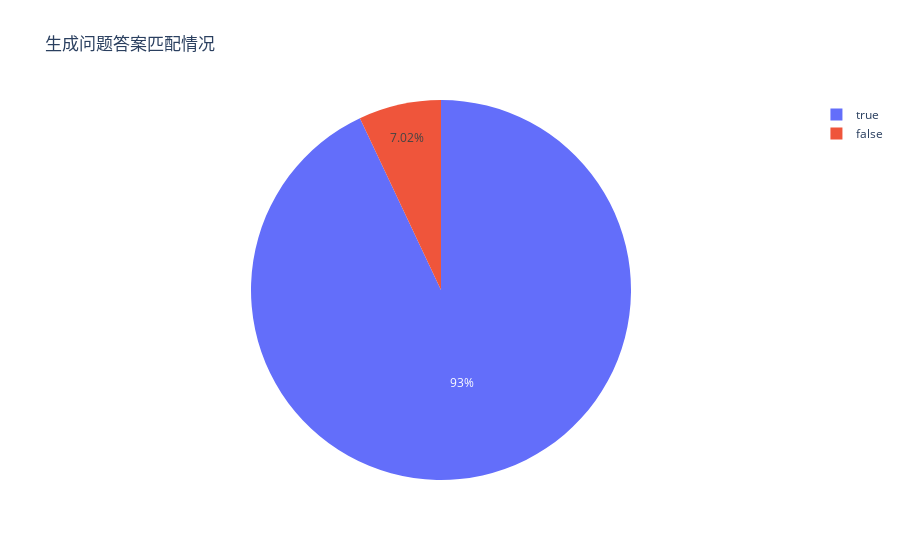

Here is the notebook cell this chart was saved with:
### Code cell
plot_pie_chart_from_db("QA_GEN-10281207", "match", "生成问题答案匹配情况")

### Figure 1 — Plotly figure (JSON) as saved in the notebook; plotly's stock layout.template omitted (floating-point values rounded to 4 significant figures)
{"data": [{"domain": {"x": [0, 1], "y": [0, 1]}, "hovertemplate": "match=%{label}<br>count=%{value}<extra></extra>", "labels": [true, false], "legendgroup": "", "name": "", "showlegend": true, "type": "pie", "values": [106, 8]}], "layout": {"legend": {"tracegroupgap": 0}, "title": {"text": "生成问题答案匹配情况"}}}
